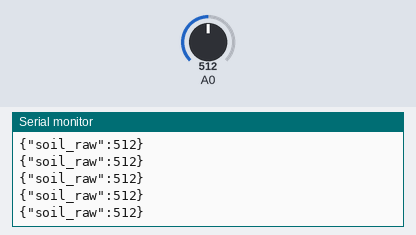
This sketch was run on a simulated Arduino Uno, built with avr-gcc and run on an emulated ATmega328P. Shown: the last lines printed to the serial monitor. Inputs (shaded band) come from the test bench; at power-on: A0 = 512.

Above: at 1.2 s.
1.3 s: A0 set to 716
At 1.56 s:
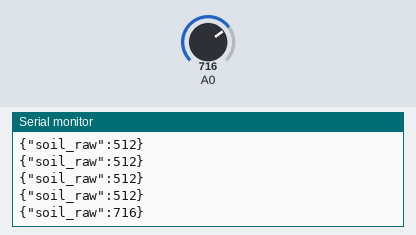
2.8 s: A0 set to 900
At 2.96 s:
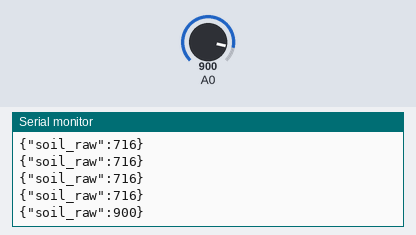
Timing chart, 0 to 5.8 s (numbered marks = the images above; inputs shaded):
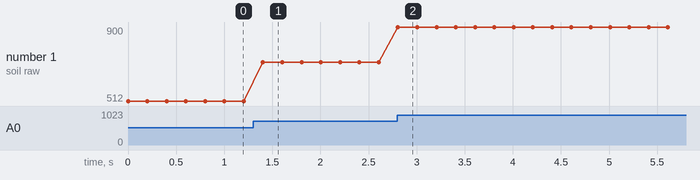

Measured:
- after the input at 1.3 s, the serial monitor: prints a new line after 0.10 s (image 1)
- after the input at 2.8 s, the serial monitor: prints a new line at once (image 2)
- plotted number 1: 512 → 716 after the input at 1.3 s, 716 → 900 after the input at 2.8 s

The sketch:

soil_reader.ino
```cpp
// UNO互換: 容量式土壌センサーのアナログ出力をA0へ。
// 電源電圧とGNDはセンサーの仕様を確認。振動装置をGPIOに接続しない。
void setup() { Serial.begin(115200); }
void loop() {
  Serial.print("{\"soil_raw\":"); Serial.print(analogRead(A0)); Serial.println("}");
  delay(200);
}
```
